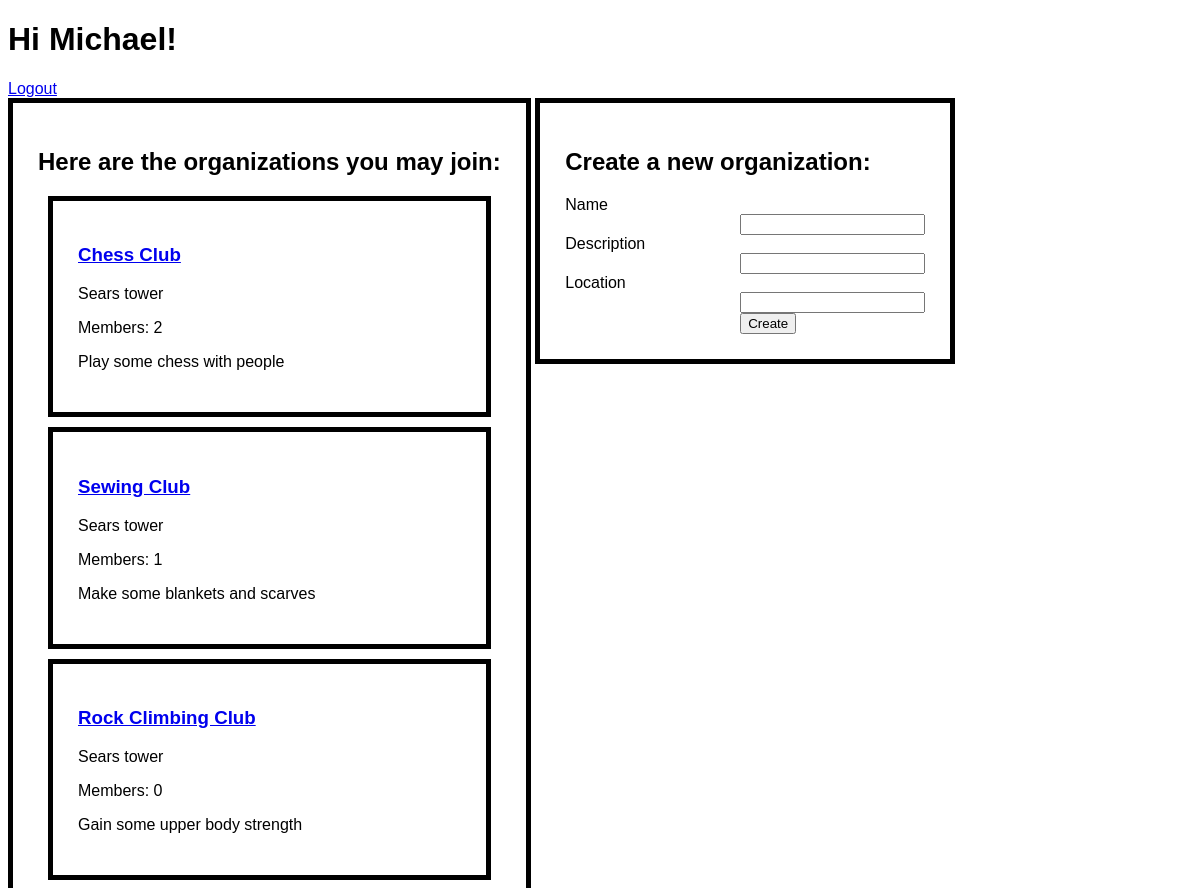
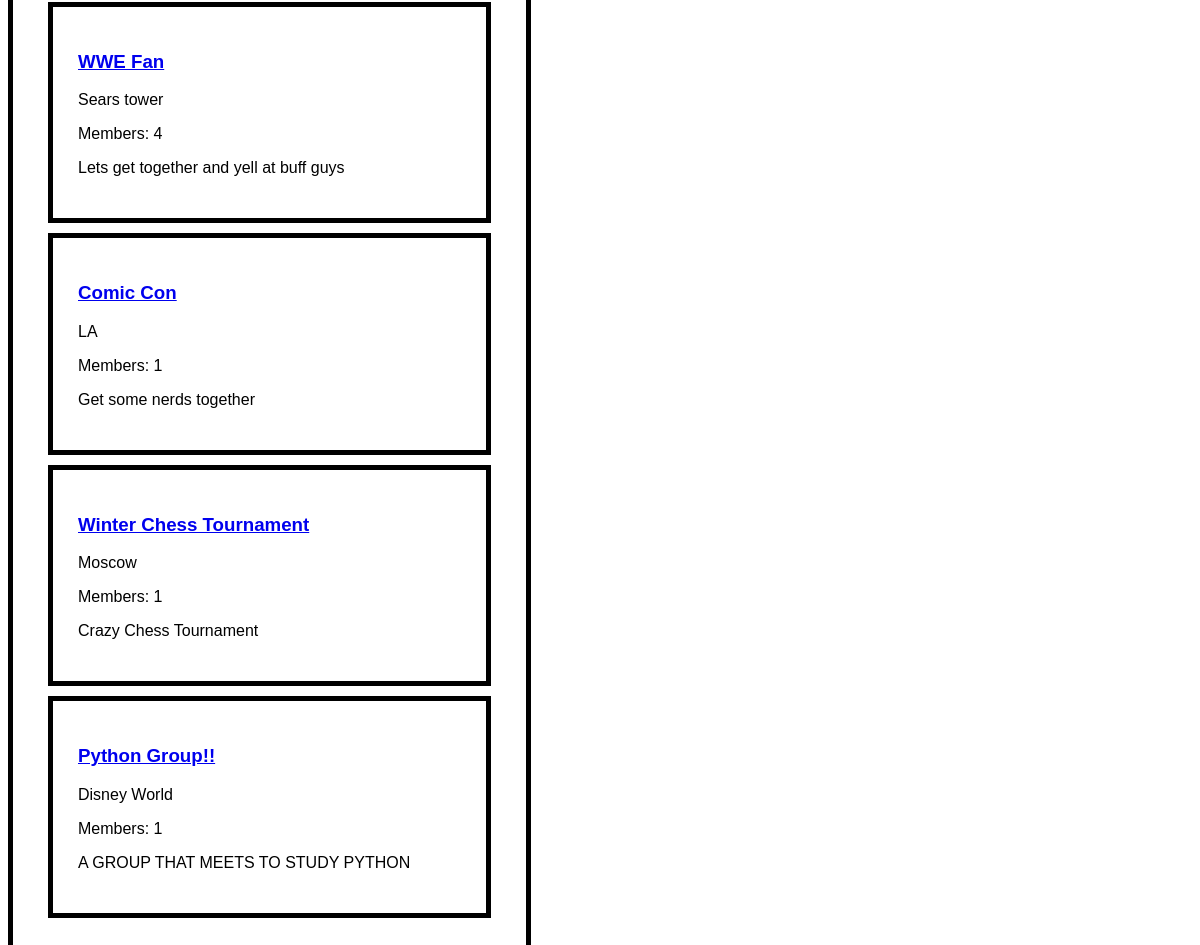
Page /groups (signed in) on the committed database (2 pictures, top to bottom).
### orgs/models.py (models this page shows)
class Org(models.Model):
    name=models.CharField(max_length=255)
    description=models.CharField(max_length=255)
    location=models.CharField(max_length=255)
    members=models.ManyToManyField(User, related_name="orgs")
    creator=models.ForeignKey(User, related_name="created_orgs", on_delete=models.CASCADE)
    created_at=models.DateTimeField(auto_now_add=True)
    updated_at=models.DateTimeField(auto_now=True)
    objects=OrgManager()

### orgs/views.py (the view)
# urls.py: path('groups', views.groups),
def groups(request):
    context={
        'all_groups': Org.objects.all()
    }
    return render(request, "groups.html", context)

### orgs/templates/groups.html (shortened to what this page needs)
<!DOCTYPE html>
<html lang="en">
<head>
    {% load static %}
    <link rel="stylesheet" href="{% static 'style.css' %}">
</head>
<body>
    <div id="wrapper">
        <div>
            <h1>Hi {{ request.session.name }}!</h1>
            <a href="/logout">Logout</a>
        </div>
        <div class="content">
            <h2>Here are the organizations you may join:</h2>
            {% for group in all_groups %}
            <div class="group">
                <h3><a href="/groups/{{ group.id }}">{{ group.name }}</a></h3>
                <p>{{ group.location }}</p>
                <p>Members: {{ group.members.count }}</p>
                <p>{{ group.description }}</p>
            </div>
            {% endfor %}
        </div>
        <div class="content">
            <h2>Create a new organization:</h2>
            <form action="/create_org" method="post">
                <label>Name</label>
                <input type="text" name="name">
                <label>Description</label>
                <input type="text" name="description">
                <label>Location</label>
                <input type="text" name="location">
                <input type="submit" value="Create">
            </form>
        </div>
    </div>
</body>
</html>

### orgs/static/style.css (style rules this page uses)
#wrapper { margin: 0px auto; width: 1200px; font-family: sans-serif; }
input { display: block; margin-left: 175px; }
.content { display: inline-block; border: 5px solid black; vertical-align: top; padding: 25px; }
.group { border: 5px solid black; padding: 25px; margin: 10px; }

### rows in the picture
Org: name "Chess Club", location "Sears tower", members.count "2", description "Play some chess with people"
Org: name "Sewing Club", location "Sears tower", members.count "1", description "Make some blankets and scarves"
Org: name "Rock Climbing Club", location "Sears tower", members.count "0", description "Gain some upper body strength"
Org: name "WWE Fan", location "Sears tower", members.count "4", description "Lets get together and yell at buff guys"
Org: name "Comic Con", location "LA", members.count "1", description "Get some nerds together"
Org: name "Winter Chess Tournament", location "Moscow", members.count "1", description "Crazy Chess Tournament"
Org: name "Python Group!!", location "Disney World", members.count "1", description "A GROUP THAT MEETS TO STUDY PYTHON"

### other values in the picture
{{ request.session.name }} "Michael"
